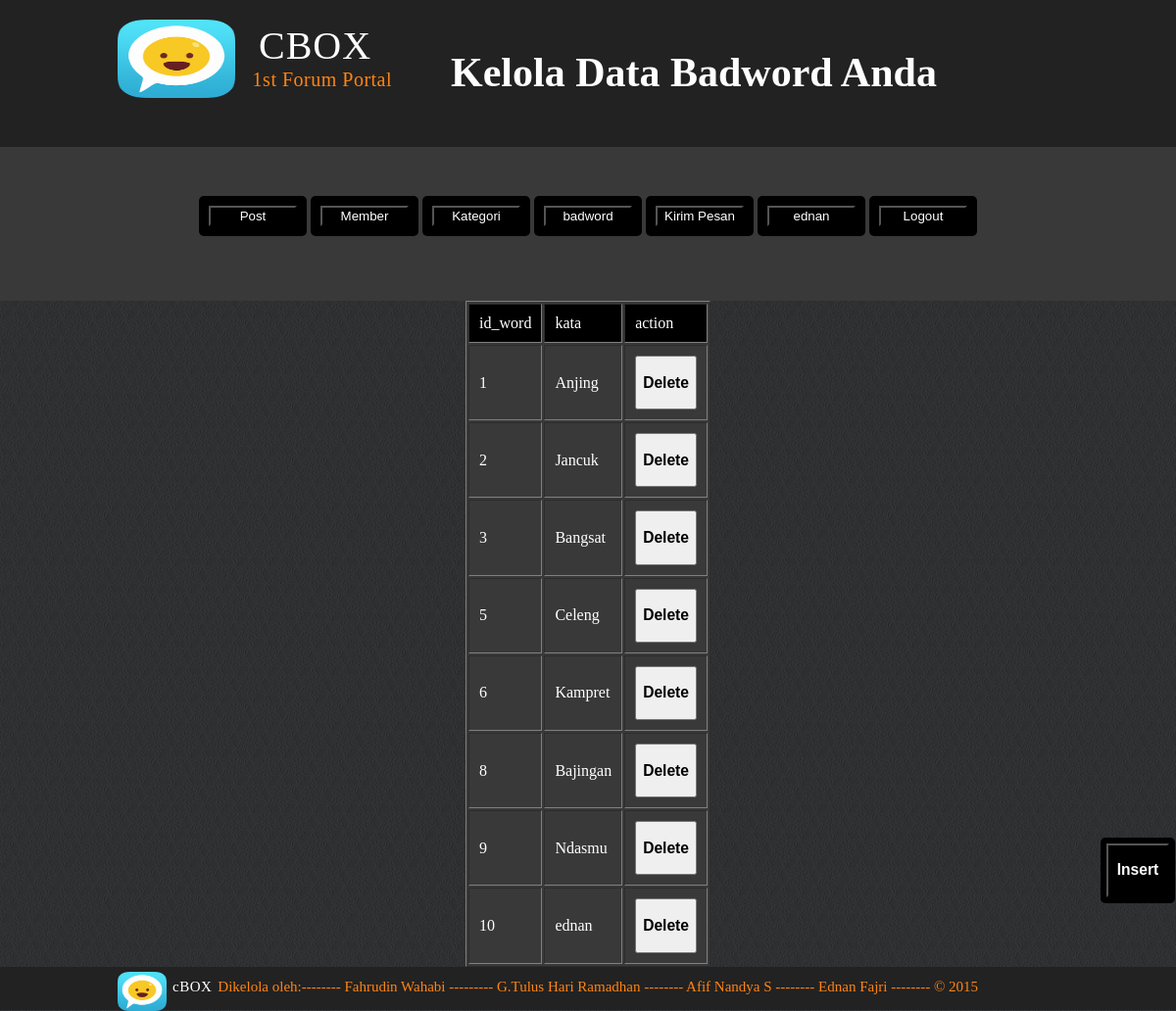
The page /bad_word.php (signed in) on the database its author committed.
### tables this page shows
CREATE TABLE IF NOT EXISTS `bad_word` (
`id_word` int(11) NOT NULL,
  `kata` varchar(100) NOT NULL,
  `status` varchar(100) NOT NULL DEFAULT 'ENABLE'
);

### bad_word.php (the view, shortened to what this page needs)
<html>
<head>
        <link rel="stylesheet" href="font-awesome-4.3.0/css/font-awesome.min.css" type="text/css">
        <link rel="stylesheet" href="Style - backdrop.css" type="text/css">
</head>
<body>
<div class="nav-bar">
            <div class="container">
                <div class="title-bar-left">
                    <img src="logo.png" class="logo">
                    <h3>CBOX</h3>
                    <p>1st Forum Portal<p>
                </div>
                <div class="title-bar-right">
                <h1>Kelola Data Badword Anda</h1>
                </div>
            </div>
</div>
<div class="adminberisi">
<div class="">
                <?php
                    $id = $_SESSION['id'];
                    $query = "SELECT * FROM admin WHERE id_admin=$id";
                    $result = mysql_query($query);
                    $row = mysql_fetch_assoc($result);
                ?>
<form class="adminrata" action="post.php">
	<button type="submit">Post</button>
</form>
<form class="adminrata" action="member.php">
	<button type="submit">Member</button>
</form>
<form class="adminrata" action="kategori.php">
	<button type="submit">Kategori</button>
</form>
<form class="adminrata" action="bad_word.php">
	<button type="submit">badword</button>
</form>
<form class="adminrata" action="member_pesan.php">
	<button type="submit">Kirim Pesan</button>
</form>
<form class="adminrata" action="halamanadmin.php">
    <button type="submit"><?php  echo $row['nama']; ?></button>
</form>
<form class="adminrata" action="logout_admin.php">
    <button type="submit">Logout</button>
</form>
</div>
</div>
	<table border="1px" class="besar">
		<tr class="besarin">
			<td>id_word</td>
			<td>kata</td>
			<td>action</td>
			</tr>
		<?php
			$query = "SELECT * FROM bad_word WHERE status='ENABLE'";
			$result = mysql_query($query);
			while ($row = mysql_fetch_assoc($result)) {
		?>
		<tr class="kecilin">
			<td><?php echo $row ['id_word']; ?></td>
			<td><?php echo $row ['kata']; ?></td>
			<td><a href="delete_badword.php? id=<?php echo $row ['id_word']; ?>"><button type="submit"><h3>Delete</h3></button></a>
		<?php
			}
		 ?>
	</table>
	<a class="backTOPI" href="isi_bad_word.php? id=<?php echo $row ['id_word']; ?>">
				<button type="submit"><h3>Insert</h3></button>
	</a>
        <div class="footer">
            <div class="container">
            <img src="logo.png">
            <h3>cBOX</h3>
                <p>Dikelola oleh:-------- Fahrudin Wahabi --------- G.Tulus Hari Ramadhan -------- Afif Nandya S -------- Ednan Fajri -------- &copy; 2015</p>
            </div>
        </div>
    </body>
</html>

### style - backdrop.css (style rules this page uses)
body { background-image: url(pattern-bhpy.png); margin: 0px; padding: 0px; }
h1 { text-align: center; }
img { position: relative; top: 5px; }
.container { max-width : 960px; margin-left: auto; margin-right: auto; font-family:'roboto-condensed'; }
.nav-bar { background-color: #222222; width: 100%; height: 150px; }
.title-bar-left { display: inline-block; width: 35%; height: 150px; }
.title-bar-left .logo { width: 120px; height: 80px; position: relative; top: 20px; }
.title-bar-left h3 { color: white; display: inline-block; margin: 0px; position: relative; font-size: 40px; margin-left: 20px; font-family: 'roboto-condensed'; font-weight: 500; letter-spacing: 1px; top: -20px; }
.title-bar-left p { color: white; display: inline-block; margin: 0px; position: relative; left: 35%; font-size: 20px; margin-left: 20px; font-family: 'roboto-condensed'; letter-spacing: 0.5px; color: #ff8414; top: -20px; }
.title-bar-right { display: inline-block; position: relative; font-size: 21px; font-family: 'roboto-condensed'; color: white; top: -20px; }
.backTopi { position: fixed; background-color: black; bottom: 110px; right: 1px; padding: 6px; border-radius: 5px; width: 64px; }
.backTopi button { background-color: black; color: white; width: 64px; }
.footer { color: white; background-color: #222222; }
.footer img { width: 50px; height: 40px; }
.footer p { display: inline-block; margin: 0px; padding-left: 2px; color: #ff8414; font-size: 15px; position: relative; top : -15px; }
.footer h3 { display: inline-block; margin: 0px; padding-left: 2px; font-weight: 500; letter-spacing: 0.5px; font-size: 15px; position: relative; top : -15px; }
.besar { max-width: 1280px; margin-left: auto; margin-right: auto; background-color: #393939; }
.besarin { background-color: black; color: white; }
.kecilin { color: white; }
.adminrata { background-color: black; bottom: 110px; padding: 10px; border-radius: 5px; width: 90px; display: inline-block; }
.adminrata button { background-color: black; color: white; width: 90px; }
.adminberisi { max-width: 1280px; margin-left: auto; margin-right: auto; background-color: #393939; text-align: center; padding-top:50px; padding-bottom: 50px; }

### bad_word.php (style rules this page uses)
td { padding: 10px; width: auto; height: auto; }

### rows shown on the page
bad_word: id_word "1", kata "Anjing"
bad_word: id_word "2", kata "Jancuk"
bad_word: id_word "3", kata "Bangsat"
bad_word: id_word "5", kata "Celeng"
bad_word: id_word "6", kata "Kampret"
bad_word: id_word "8", kata "Bajingan"
bad_word: id_word "9", kata "Ndasmu"
bad_word: id_word "10", kata "ednan"

### other values the page prints
$row['nama'] "ednan"
